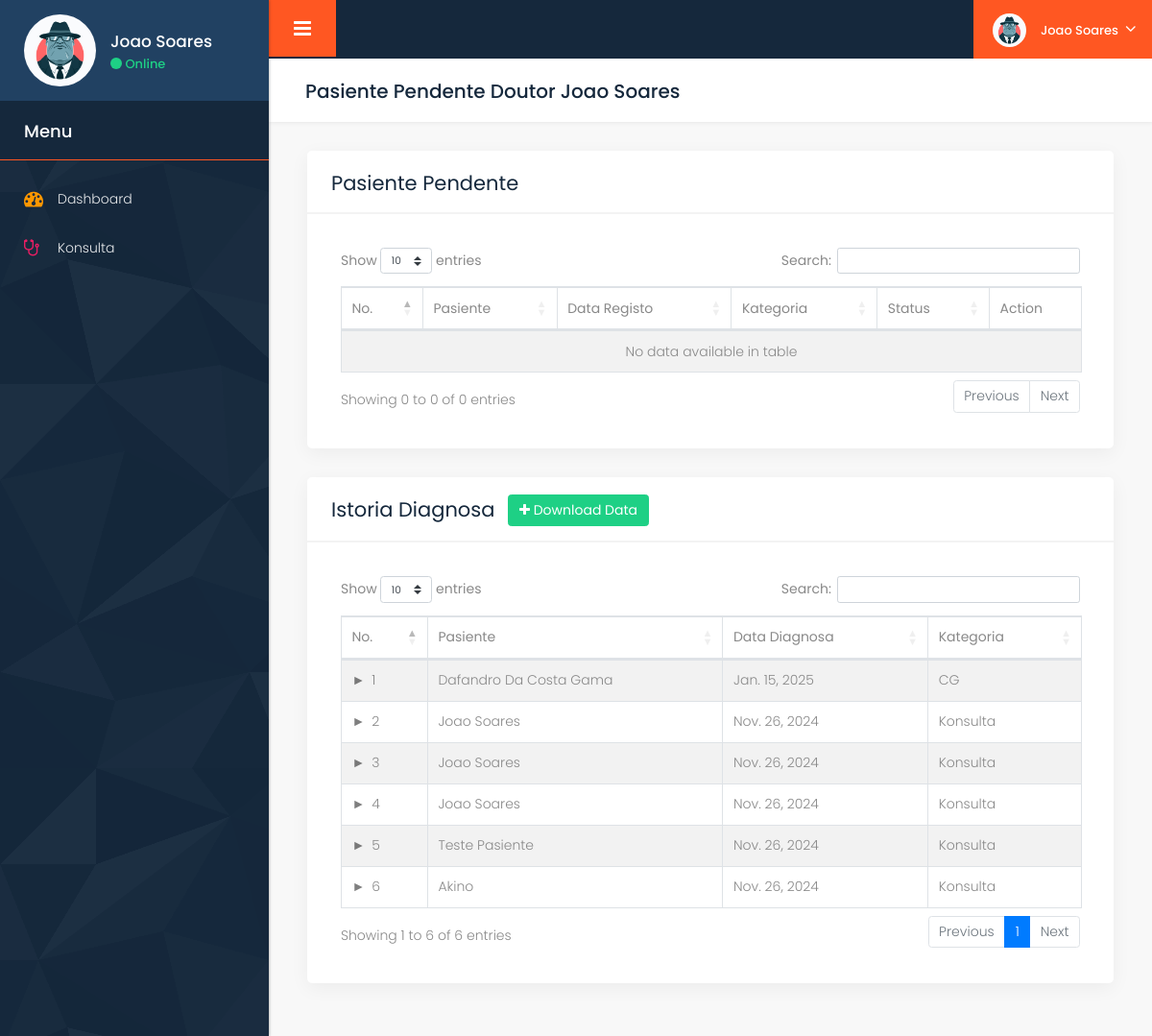
Page /registo/my-patients/ (signed in) on the committed database.
### staff/models.py (models this page shows, shortened)
class Staff(models.Model):
    user = models.OneToOneField(User, on_delete=models.SET_NULL, null=True, blank=True)
    nome = models.CharField(max_length=100)
    email = models.EmailField(max_length=100, null=True, blank=True)
    telefone = models.CharField(max_length=100, null=True, blank=True)
    aldeia = models.ForeignKey(Aldeia, on_delete=models.CASCADE)
    pozisaun = models.ForeignKey(Pozisaun, on_delete=models.CASCADE)
    espesializasaun = models.CharField(max_length=100, null=True, blank=True)
    profile_photo = models.ImageField(upload_to='staff_photos/', null=True, blank=True)

### registo/models.py (models this page shows, shortened)
class Diagnosaun(models.Model):
    registo = models.ForeignKey(Registo, on_delete=models.CASCADE)
    data_diagnosaun = models.DateField(auto_now_add=True)
    diagnosaun = models.TextField()
    diagnose_by = models.ForeignKey(Staff, on_delete=models.CASCADE)

class Registo(models.Model):
    pasiente = models.ForeignKey(Pasiente, on_delete=models.CASCADE)
    data_registo = models.DateField(auto_now_add=True)
    categoria = models.ForeignKey(Categoria, on_delete=models.CASCADE)
    doctor = models.ForeignKey(Staff, on_delete=models.CASCADE, related_name='patient_registrations', null=True, blank=True)
    status = models.CharField(max_length=20, choices=[
        ('Pendente', 'Pendente'),
        ('Konsulta Hela', 'Konsulta Hela'),
        ('Konsulta Hotu ona', 'Konsulta Hotu ona')
    ], default='Pendente')

class Pasiente(models.Model):
    nome = models.CharField(max_length=100)
    ficha_familia = models.ForeignKey(FichaFamilia, on_delete=models.CASCADE)
    sexo = models.CharField(max_length=10, choices=[('Mane', 'Mane'), ('Feto', 'Feto')])
    profisaun = models.ForeignKey(Profisaun, on_delete=models.CASCADE)
    hela_fatin = models.CharField(max_length=20, null=True, blank=True)

### custom/models.py (models this page shows)
class Categoria(models.Model):
    categoria = models.CharField(max_length=100)
    def __str__(self):
        return self.categoria

### john_srpasiente/decorators.py (the view)
        def wrapper(request, *args, **kwargs):
            group = None
            if request.user.groups.exists():
                group = request.user.groups.all()[0].name
            if group in allowed_roles:
                return view_func(request, *args, **kwargs)
            else:
                return redirect('custom-error')

### registo/views.py (called while the page is built)
@login_required
@allowed_users(['admin', 'doutor'])
def my_patients(request):
    staff = Staff.objects.get(user=request.user)
    registrations = Registo.objects.filter(
        doctor=staff,
        status__in=['Pendente', 'Konsulta Hela']
    ).order_by('data_registo')
    diagnoses = Diagnosaun.objects.filter(diagnose_by=staff).order_by('-data_diagnosaun')
    context = {
        'title': f'Pasiente Pendente Doutor {staff.nome}',
        'registrations': registrations,
        'diagnoses': diagnoses,
    }
    return render(request, 'registo/my_patients.html', context)

### registo/templates/registo/my_patients.html (shortened to what this page needs)
{% extends 'layout/base.html' %}
{% load static %}
{% block content %}
<div class="midde_cont">
    <div class="container-fluid">
        <div class="row column_title">
            <div class="col-md-12">
                <div class="page_title">
                    <h2>{{ title }}</h2>
                </div>
            </div>
        </div>
        <div class="row">
            <div class="col-md-12">
                <div class="white_shd full margin_bottom_30">
                    <div class="full graph_head">
                        <div class="heading1 margin_0">
                            <h2>Pasiente Pendente</h2>
                        </div>
                    </div>
                    <div class="table_section padding_infor_info">
                        <table class="table table-striped table-bordered dt-responsive nowrap datatable">
                            <thead>
                                <tr>
                                    <th>No.</th>
                                    <th>Pasiente</th>
                                    <th>Data Registo</th>
                                    <th>Kategoria</th>
                                    <th>Status</th>
                                    <th>Action</th>
                                </tr>
                            </thead>
                            <tbody>
                            </tbody>
                        </table>
                    </div>
                </div>
            </div>
        </div>
        <div class="row">
            <div class="col-md-12">
                <div class="white_shd full margin_bottom_30">
                    <div class="full graph_head">
                        <div class="heading1 margin_0">
                            <h2>Istoria Diagnosa</h2>
                        </div>
                            <div class="heading1 margin_0">
                                <a class="btn btn-success float-right ml-3 text-white" id="exportBtn" ><i class="fa fa-plus"></i> Download Data</a>
                            </div>
                    </div>
                    <div class="table_section padding_infor_info" id="diagnosis-history-table">
                        <table class="table table-striped table-bordered dt-responsive nowrap datatable">
                            <thead>
                                <tr>
                                    <th>No.</th>
                                    <th>Pasiente</th>
                                    <th>Data Diagnosa</th>
                                    <th>Kategoria</th>
                                </tr>
                            </thead>
                            <tbody>
                                {% for diagnose in diagnoses %}
                                <tr>
                                    <td>{{ forloop.counter }}</td>
                                    <td>{{ diagnose.registo.pasiente.nome }}</td>
                                    <td>{{ diagnose.data_diagnosaun }}</td>
                                    <td>{{ diagnose.registo.categoria }}</td>
                                </tr>
                                {% endfor %}
                            </tbody>
                        </table>
                    </div>
                </div>
            </div>
        </div>
    </div>
</div>
{% endblock %}

### main/templates/layout/sidebar.html (shortened to what this page needs)
{% load static %}
<nav id="sidebar">
    <div class="sidebar_blog_1">
       <div class="sidebar_user_info">
          <div class="user_profle_side">
             <div class="user_img">
                {% if request.user.staff.profile_photo %}
                    <img class="img-responsive" src="{{ request.user.staff.profile_photo.url }}" alt="#" />
                {% else %}
                    <img class="img-responsive" src="{% static 'images/avatar.jpg' %}" alt="#" />
                {% endif %}
             </div>
             <div class="user_info">
                {% if request.user.staff.nome %}
                    <h6>{{ request.user.staff.nome }}</h6>
                {% else %}
                    <h6>{{ request.user.username }}</h6>
                {% endif %}
                <p><span class="online_animation"></span> Online</p>
             </div>
          </div>
       </div>
    </div>
    <div class="sidebar_blog_2">
       <h4>Menu</h4>
       <ul class="list-unstyled components">
          <li>
             <a href="{% url 'dashboard' %}">
                <i class="fa fa-dashboard yellow_color"></i>
                <span>Dashboard</span>
             </a>
          </li>
          {% if request.user.groups.all.0.name == 'doutor' %}
          <li>
            <a href="{% url 'my-patients' %}">
               <i class="fa fa-stethoscope red_color"></i>
               <span>Konsulta</span>
            </a>
          </li>
          {% endif %}
       </ul>
    </div>
 </nav>

### main/templates/layout/topbar.html (shortened to what this page needs)
{% load static %}
               <div class="topbar">
                <nav class="navbar navbar-expand-lg navbar-light">
                   <div class="full">
                      <button type="button" id="sidebarCollapse" class="sidebar_toggle"><i class="fa fa-bars"></i></button>
                      <div class="right_topbar">
                         <div class="icon_info">
                            <ul class="user_profile_dd">
                               <li>
                                  <a class="dropdown-toggle" data-toggle="dropdown">
                                     {% if request.user.staff.profile_photo %}
                                        <img class="img-responsive rounded-circle" src="{{ request.user.staff.profile_photo.url }}" alt="#" />
                                     {% else %}
                                        <img class="img-responsive rounded-circle" src="{% static 'images/avatar.jpg' %}" alt="#" />
                                     {% endif %}
                                     {% if request.user.staff.nome %}
                                        <span class="name_user">{{ request.user.staff.nome }}</span>
                                     {% else %}
                                        <span class="name_user">{{ request.user.username }}</span>
                                     {% endif %}
                                  </a>
                               </li>
                            </ul>
                         </div>
                      </div>
                   </div>
                </nav>
             </div>

### static/css/perfect-scrollbar.css (style rules this page uses)
.ps { overflow: hidden !important; overflow-anchor: none; -ms-overflow-style: none; touch-action: auto; -ms-touch-action: auto; }

### rows in the picture
Diagnosaun: registo.pasiente.nome "Dafandro Da Costa Gama", data_diagnosaun "Jan. 15, 2025", registo.categoria "CG"
Diagnosaun: registo.pasiente.nome "Joao Soares", data_diagnosaun "Nov. 26, 2024", registo.categoria "Konsulta"
Diagnosaun: registo.pasiente.nome "Joao Soares", data_diagnosaun "Nov. 26, 2024", registo.categoria "Konsulta"
Diagnosaun: registo.pasiente.nome "Joao Soares", data_diagnosaun "Nov. 26, 2024", registo.categoria "Konsulta"
Diagnosaun: registo.pasiente.nome "Teste Pasiente", data_diagnosaun "Nov. 26, 2024", registo.categoria "Konsulta"
Diagnosaun: registo.pasiente.nome "Akino", data_diagnosaun "Nov. 26, 2024", registo.categoria "Konsulta"

### other values in the picture
{{ request.user.staff.nome }} "Joao Soares"
{{ title }} "Pasiente Pendente Doutor Joao Soares"
